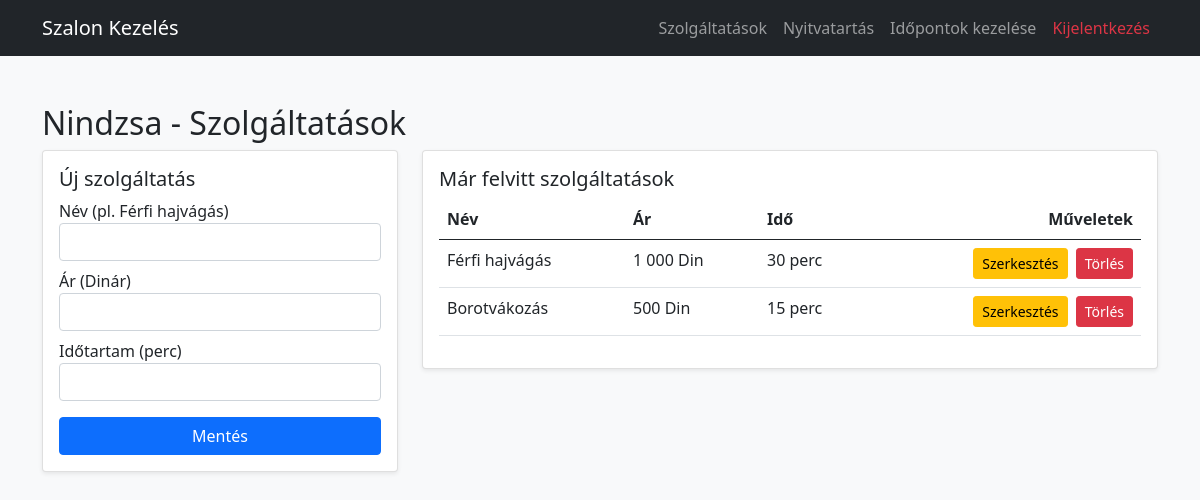
Screenshot of /services.php (signed in) with the database file from the repository.
### tables this page shows
CREATE TABLE `salons` (
  `salon_id` int NOT NULL,
  `owner_id` int NOT NULL,
  `name` varchar(255) NOT NULL,
  `address` varchar(255) NOT NULL,
  `city` varchar(255) NOT NULL,
  `phone` varchar(100) DEFAULT NULL,
  `active` tinyint(1) DEFAULT '1',
  `image_url` varchar(255) DEFAULT 'default_salon.jpg'
);

CREATE TABLE `services` (
  `service_id` int NOT NULL,
  `salon_id` int NOT NULL,
  `name` varchar(255) NOT NULL,
  `price` int NOT NULL,
  `duration` int NOT NULL
);

### services.php (the view, shortened to what this page needs)
<?php
require_once "config.php";
$owner_id = $_SESSION['user_id'];
$stmt = $pdo->prepare("SELECT salon_id, name FROM salons WHERE owner_id = ?");
$stmt->execute([$owner_id]);
$salon = $stmt->fetch();
$salon_id = $salon['salon_id'];
$stmt = $pdo->prepare("SELECT * FROM services WHERE salon_id = ?");
$stmt->execute([$salon_id]);
$services = $stmt->fetchAll();
?>
<!doctype html>
<html lang="hu">
<head>
    <link href="https://cdn.jsdelivr.net/npm/bootstrap@5.0.2/dist/css/bootstrap.min.css" rel="stylesheet">
</head>
<body class="bg-light">
<nav class="navbar navbar-expand-lg navbar-dark bg-dark mb-4">
    <div class="container">
        <a class="navbar-brand" href="index.php">Szalon Kezelés</a>
        <div class="navbar-nav">
            <a class="nav-link" href="services.php">Szolgáltatások</a>
            <a class="nav-link" href="working_hours.php">Nyitvatartás</a>
            <a class="nav-link" href="owner_appointments.php">Időpontok kezelése</a>
            <a class="nav-link text-danger" href="logout.php">Kijelentkezés</a>
        </div>
    </div>
</nav>
<div class="container mt-5">
    <h2><?php echo htmlspecialchars($salon['name']); ?> - Szolgáltatások</h2>
    <div class="row">
        <div class="col-md-4">
            <div class="card p-3 shadow-sm">
                <h5>Új szolgáltatás</h5>
                <form method="post">
                    <div class="mb-2">
                        <label>Név (pl. Férfi hajvágás)</label>
                        <input type="text" name="name" class="form-control" required>
                    </div>
                    <div class="mb-2">
                        <label>Ár (Dinár)</label>
                        <input type="number" name="price" class="form-control" required>
                    </div>
                    <div class="mb-3">
                        <label>Időtartam (perc)</label>
                        <input type="number" name="duration" class="form-control" required>
                    </div>
                    <button type="submit" name="add_service" class="btn btn-primary w-100">Mentés</button>
                </form>
            </div>
        </div>
        <div class="col-md-8">
            <div class="card p-3 shadow-sm">
                <h5>Már felvitt szolgáltatások</h5>
                <table class="table">
                    <thead>
                    <tr>
                        <th>Név</th>
                        <th>Ár</th>
                        <th>Idő</th>
                        <th class="text-end">Műveletek</th>
                    </tr>
                    </thead>
                    <tbody>
                    <?php foreach($services as $s): ?>
                        <tr>
                            <td><?php echo htmlspecialchars($s['name']); ?></td>
                            <td><?php echo number_format($s['price'], 0, ',', ' '); ?> Din</td>
                            <td><?php echo $s['duration']; ?> perc</td>
                            <td class="text-end">
                                <a href="service_edit.php?id=<?php echo $s['service_id']; ?>"
                                   class="btn btn-sm btn-warning me-1">
                                    Szerkesztés
                                </a>
                                <a href="services.php?delete_id=<?php echo $s['service_id']; ?>"
                                   class="btn btn-sm btn-danger"
                                   onclick="return confirm('Biztosan törölni akarod ezt a szolgáltatást?')">
                                    Törlés
                                </a>
                            </td>
                        </tr>
                    <?php endforeach; ?>
                    </tbody>
                </table>
            </div>
        </div>
    </div>
</div>
</body>
</html>

### rows the page displays
salons: name "Nindzsa"
services: name "Férfi hajvágás", price "1 000", duration "30"
services: name "Borotvákozás", price "500", duration "15"
